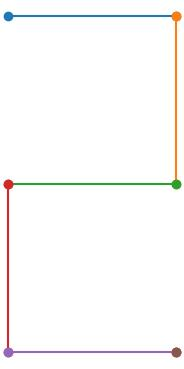
#> input picture Shape_detection/Images/2.jpg, 184 x 369 px, found by its file name
$ python data_analyst.py
#> lines starting #> are read from the running program, lines starting #| are printed output that depends on the picture; pictures that were not available may be replaced by others from this repository, and a replacement may not be noted
import cv2
import numpy as np
import matplotlib.pyplot as plt

# Load the original and drawing images
original = cv2.imread('D:/WWU/M8 - Master Thesis/Project/Code/Images/2.jpg')
#> original is the input picture: shape (369, 184, 3); mean B, G, R 249, 250.1, 250.4
drawing = cv2.imread('D:/WWU/M8 - Master Thesis/Project/Code/Images/two.jpg')
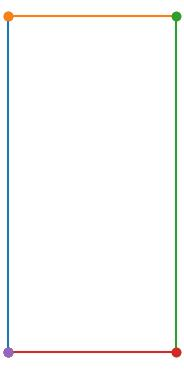
#> input picture Shape_detection/Images/0.jpg, 184 x 369 px, given in place of two.jpg, which was not available
#> drawing is the input picture: shape (369, 184, 3); mean B, G, R 248.2, 249.8, 248.9

# Convert to grayscale
original_gray = cv2.cvtColor(original, cv2.COLOR_BGR2GRAY)
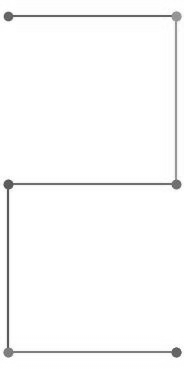
#> original_gray: shape (369, 184); min 67, max 255, mean 250
drawing_gray = cv2.cvtColor(drawing, cv2.COLOR_BGR2GRAY)
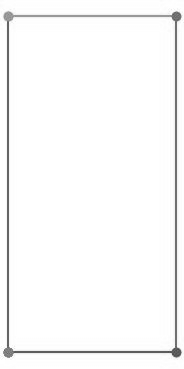
#> drawing_gray: shape (369, 184); min 70, max 255, mean 249.4

# Resize the drawing to match the original image size
drawing_gray_resized = cv2.resize(drawing_gray, (original_gray.shape[1], original_gray.shape[0]))

# Calculate the absolute difference between the original and the drawing
difference = cv2.absdiff(original_gray, drawing_gray_resized)
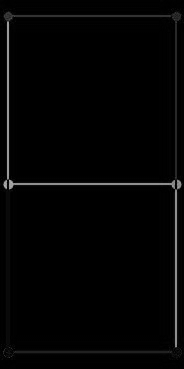
#> difference: shape (369, 184); min 0, max 182, mean 3.8

# Apply a binary threshold to highlight significant differences
_, thresholded_diff = cv2.threshold(difference, 30, 255, cv2.THRESH_BINARY)
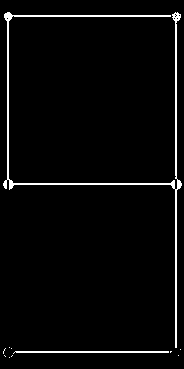
#> thresholded_diff: shape (369, 184); 3.2% white in thin lines or dots

# Display the original, drawing, and difference images
plt.figure(figsize=(10, 5))
plt.subplot(1, 3, 1)
plt.title("Original")
plt.imshow(original_gray, cmap='gray')
plt.axis('off')

plt.subplot(1, 3, 2)
plt.title("Drawing")
plt.imshow(drawing_gray_resized, cmap='gray')
plt.axis('off')

plt.subplot(1, 3, 3)
plt.title("Difference")
plt.imshow(thresholded_diff, cmap='gray')
plt.axis('off')

plt.show()

# Optionally, save the difference image
cv2.imwrite('difference_image.png', thresholded_diff)
